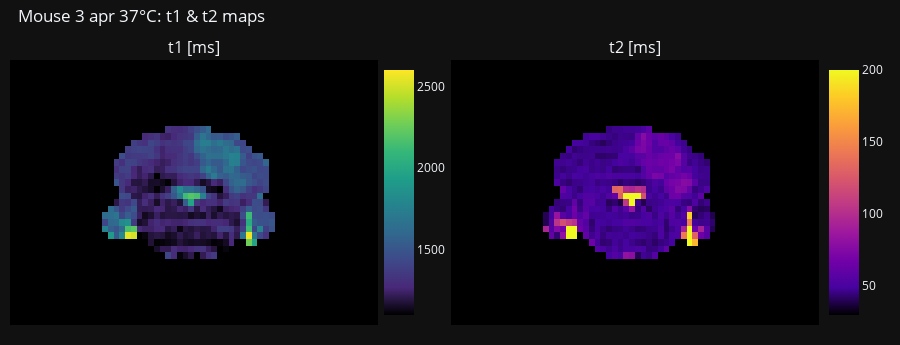

Notebook cell for this chart:
### Code cell
# Create custom Viridis colormap with black for 0 values
custom_viridis = np.array(plotly.colors.sequential.Viridis)
custom_viridis[0] = '#000000'  # Set black for 0 values

# Create custom Plasma colormap with black for 0 values
custom_plasma = np.array(plotly.colors.sequential.Plasma)
custom_plasma[0] = '#000000'  # Set black for 0 values

# Create subplots with 1 row and 3 columns, increased horizontal spacing
fig = make_subplots(rows=1, cols=2, horizontal_spacing=0.09, subplot_titles=['t1 [ms]', 't2 [ms]'])

# Add heatmaps for the three arrays
heatmap_fs = go.Heatmap(z=t1*mask, colorscale=custom_viridis, coloraxis='coloraxis1')
heatmap_ksw = go.Heatmap(z=t2*mask, colorscale=custom_plasma, coloraxis='coloraxis2')
# heatmap_fs = go.Heatmap(z=t1, colorscale=custom_viridis, coloraxis='coloraxis1')
# heatmap_ksw = go.Heatmap(z=t2, colorscale=custom_plasma, coloraxis='coloraxis2')

fig.add_trace(heatmap_fs, row=1, col=1)
fig.add_trace(heatmap_ksw, row=1, col=2)

fig.update_layout(
    template='plotly_dark',  # Set the theme to plotly dark
    title_text=f"Mouse {subject_i+1} {date} {temp}°C: t1 & t2 maps",
    showlegend=False,  # Hide legend
    height=345,
    width=900,  # Set a width based on your preference
    margin=dict(l=10, r=40, t=60, b=20),  # Adjust top and bottom margins
    title=dict(x=0.02, y=0.97)  # Adjust the title position
)

# Add individual titles and separate colorbars
for i, title in enumerate(['t1', 't2'], start=1):
    fig.update_xaxes(row=1, col=i, showgrid=False, showticklabels=False)
    fig.update_yaxes(showgrid=False, row=1, col=i, showticklabels=False, autorange='reversed')  # Reverse the y-axis

# Manually add separate colorbars
colorbar_fs = {'colorscale': custom_viridis, 'cmin': 1100, 'cmax': 2600}
colorbar_ksw = {'colorscale': custom_plasma, 'cmin': 30, 'cmax': 200}

fig.update_layout(
    coloraxis1=colorbar_fs,
    coloraxis2=colorbar_ksw,
    coloraxis_colorbar=dict(x=0.45, y=0.5),
    coloraxis2_colorbar=dict(x=1, y=0.5),
)

# Show the plot
fig.show()

pio.write_image(fig, f'images/{save_name}/subject_{phantom_choice}/t1_t2.jpeg')

### Figure 1 — Plotly figure (JSON) as saved in the notebook; plotly's stock layout.template omitted (floating-point values rounded to 4 significant figures; data arrays with more than 128 entries replaced by an {"elided": "..."} marker saying what was removed)
{"data": [{"coloraxis": "coloraxis", "colorscale": [[0.0, "#000000"], [0.1111, "#482878"], [0.2222, "#3e4989"], [0.3333, "#31688e"], [0.4444, "#26828e"], [0.5556, "#1f9e89"], [0.6667, "#35b779"], [0.7778, "#6ece58"], [0.8889, "#b5de2b"], [1.0, "#fde725"]], "z": {"elided": "40x64 float values"}, "type": "heatmap", "xaxis": "x", "yaxis": "y"}, {"coloraxis": "coloraxis2", "colorscale": [[0.0, "#000000"], [0.1111, "#46039f"], [0.2222, "#7201a8"], [0.3333, "#9c179e"], [0.4444, "#bd3786"], [0.5556, "#d8576b"], [0.6667, "#ed7953"], [0.7778, "#fb9f3a"], [0.8889, "#fdca26"], [1.0, "#f0f921"]], "z": {"elided": "40x64 float values"}, "type": "heatmap", "xaxis": "x2", "yaxis": "y2"}], "layout": {"xaxis": {"anchor": "y", "domain": [0.0, 0.455], "showgrid": false, "showticklabels": false}, "yaxis": {"anchor": "x", "domain": [0.0, 1.0], "showgrid": false, "showticklabels": false, "autorange": "reversed"}, "xaxis2": {"anchor": "y2", "domain": [0.545, 1.0], "showgrid": false, "showticklabels": false}, "yaxis2": {"anchor": "x2", "domain": [0.0, 1.0], "showgrid": false, "showticklabels": false, "autorange": "reversed"}, "annotations": [{"font": {"size": 16}, "showarrow": false, "text": "t1 [ms]", "x": 0.2275, "xanchor": "center", "xref": "paper", "y": 1.0, "yanchor": "bottom", "yref": "paper"}, {"font": {"size": 16}, "showarrow": false, "text": "t2 [ms]", "x": 0.7725, "xanchor": "center", "xref": "paper", "y": 1.0, "yanchor": "bottom", "yref": "paper"}], "title": {"text": "Mouse 3 apr 37°C: t1 & t2 maps", "x": 0.02, "y": 0.97}, "margin": {"l": 10, "r": 40, "t": 60, "b": 20}, "showlegend": false, "height": 345, "width": 900, "coloraxis": {"colorbar": {"x": 0.45, "y": 0.5}, "colorscale": [[0.0, "#000000"], [0.1111, "#482878"], [0.2222, "#3e4989"], [0.3333, "#31688e"], [0.4444, "#26828e"], [0.5556, "#1f9e89"], [0.6667, "#35b779"], [0.7778, "#6ece58"], [0.8889, "#b5de2b"], [1.0, "#fde725"]], "cmin": 1100, "cmax": 2600}, "coloraxis2": {"colorscale": [[0.0, "#000000"], [0.1111, "#46039f"], [0.2222, "#7201a8"], [0.3333, "#9c179e"], [0.4444, "#bd3786"], [0.5556, "#d8576b"], [0.6667, "#ed7953"], [0.7778, "#fb9f3a"], [0.8889, "#fdca26"], [1.0, "#f0f921"]], "cmin": 30, "cmax": 200, "colorbar": {"x": 1, "y": 0.5}}}}
